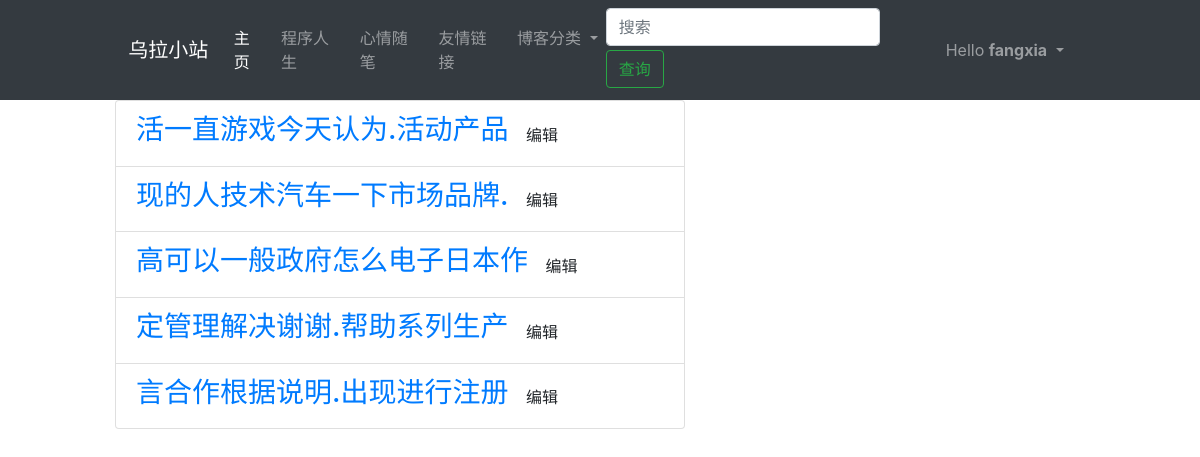
The app's page /list_post/ (signed in) with its own data.
### app/models.py (models this page shows, shortened)
class User(UserMixin, db.Model):
    __tablename__ = 'user'
    user_id = db.Column(db.Integer, primary_key=True, comment='用户ID')
    user_name = db.Column(db.String(50), unique=True, comment='用户名')
    user_email = db.Column(db.String(20), unique=True, comment='邮箱')
    user_mbl_nm = db.Column(db.String(20), unique=True, comment='用户电话')
    user_passwd_hash = db.Column(db.String(255), comment='用户密码')
    role_id = db.Column(db.Integer, db.ForeignKey('role.role_id'))
    confirmed = db.Column(db.Boolean, default=False)
    location = db.Column(db.String(64))
    about_me = db.Column(db.Text())
    member_since = db.Column(db.DateTime(), default=datetime.now)
    last_seen = db.Column(db.DateTime(), default=datetime.now)
    post = db.relationship('Post', backref='post', lazy='dynamic')
    followed = db.relationship('Follow',
                               foreign_keys=[Follow.follower_id],
                               backref=db.backref('follower', lazy='joined'),
                               lazy='dynamic',
                               cascade='all, delete-orphan')
    followers = db.relationship('Follow',
                                foreign_keys=[Follow.followed_id],
                                backref=db.backref('followed', lazy='joined'),
                                lazy='dynamic',
                                cascade='all, delete-orphan')
    def ping(self):
        self.last_seen = datetime.now()
        db.session.add(self)
        db.session.commit()
    @property
    def user_passwd(self):
        raise AttributeError('密码不可读')

class Post(db.Model):
    __tablename__ = 'post'
    post_id = db.Column(db.Integer, primary_key=True, comment='文章id')
    user_id = db.Column(
        db.Integer,
        db.ForeignKey('user.user_id'),
        comment='用户ID')
    content = db.Column(db.Text, comment='文章内容')
    crtd_time = db.Column(db.DateTime, comment='创作时间')
    last_edit_time = db.Column(db.Date, comment='最后一次修改时间')
    title = db.Column(db.String(200), comment='文章标题')
    body_html = db.Column(db.Text)

### app/auth/views.py (the view)
@auth_bp.route('/list_post/', methods=['GET', 'POST'])
@login_required
@pysnooper.snoop()
def list_post():
    posts = Post.query.filter_by(user_id=current_user.user_id).all()
    return render_template('auth/listpost.html', posts=posts, title='我的博客')

### app/auth/views.py (called while the page is built)
@auth_bp.before_app_request
@pysnooper.snoop()
def before_request():
    if current_user.is_authenticated:
        current_user.ping()
        if not current_user.confirmed \
                and request.endpoint \
                and request.blueprint != 'auth' \
                and request.endpoint != 'static':
            r = redirect(url_for('auth.unconfirmed'))
            return r

### app/models.py (called while the page is built)
@manager.user_loader
def load_user(user_id):
    return User.query.get(int(user_id))

### app/templates/auth/listpost.html (shortened to what this page needs)
{% extends 'main/base.html' %}
{% block content %}
    <div class="col-md-6 offset-md-1">
    <ul class="list-group">
        {% for post in posts %}
           <li class="list-group-item"> <a class="h3" href="">{{ post.title }}</a>
            <a class="btn btn-default" href="{{ url_for('auth.editpost', postid=post.post_id) }}">编辑</a></li>
        {% endfor %}
    </ul>
    </div>
{% endblock %}

### app/templates/main/base.html (shortened to what this page needs)
{% extends 'main/_base.html' %}
{% block html_attribs %} lang="zh"{% endblock %}
{% block styles %}
    <link rel="stylesheet" href="{{ url_for('static', filename='css/bootstrap.min.css') }}">
    <link rel="stylesheet" href="{{ url_for('static', filename='css/bootstrap.css') }}">
{% endblock %}
{% block navbar %}
    {% include 'main/_navbar.html' %}
{% endblock %}

### app/templates/main/_base.html (shortened to what this page needs)
{% block doc -%}
<!DOCTYPE html>
<html{% block html_attribs %}{% endblock html_attribs %}>
{%- block html %}
  <head>
    {%- block head %}
    {%- block styles %}{%- endblock styles %}
    {%- endblock head %}
  </head>
  <body class=" " {% block body_attribs %}{% endblock body_attribs %}>
    {% block body -%}
    {% block navbar %}
    {%- endblock navbar %}
    {% block content -%}
    {%- endblock content %}
    {%- endblock body %}
  </body>
{%- endblock html %}
</html>
{% endblock doc -%}

### app/templates/main/_navbar.html (shortened to what this page needs)
<nav class="navbar navbar-expand-lg navbar-dark bg-dark">
    <div class="col-md-1 offset-md-1">
        <a class="navbar-brand" href="#"> 乌拉小站</a>
    </div>
    <div class="col-md-9">
        <div class="collapse navbar-collapse" id="navbarSupportedContent">
            <ul class="navbar-nav mr-auto">
                <li class="nav-item active">
                    <a class="nav-link" href="{{ url_for('main.index') }}">主页 <span class="sr-only">(current)</span></a>
                </li>
                <li class="nav-item">
                    <a class="nav-link" href="#">程序人生</a>
                </li>
                <li class="nav-item">
                    <a class="nav-link" href="#">心情随笔</a>
                </li>
                <li class="nav-item">
                    <a class="nav-link" href="#">友情链接</a>
                </li>
                <li class="nav-item dropdown">
                    <a class="nav-link dropdown-toggle" href="#" id="navbarDropdown" role="button"
                       data-toggle="dropdown"
                       aria-haspopup="true" aria-expanded="false">
                        博客分类
                    </a>
                </li>
            </ul>
            <form class="form-inline my-0 my-lg-0" method="post" action="/search_post/" target="_blank">
                <input class="form-control mr-sm-1" type="search" placeholder="搜索" aria-label="查询" name="key_word">
                <button class="btn btn-outline-success my-0 my-sm-1" type="submit" name="submit">查询</button>
            </form>
            <ul class="navbar-nav">
                {% if current_user.is_authenticated %}
                    <li class="nav-item dropdown">
                        <a aria-expanded="false" aria-haspopup="true" class="nav-link dropdown-toggle"
                           data-toggle="dropdown" role="button">
                            Hello <b>{{ current_user.user_name }}</b>
                        </a>
                    </li>
                {% else %}
                    <li class="nav-item"><a class="nav-link" href="{{ url_for('auth.login') }}">登录</a></li>
                    <li class="nav-item"><a class="nav-link" href="{{ url_for('auth.register') }}">注册</a></li>
                {% endif %}
            </ul>
        </div>
    </div>
</nav>

### records on screen
User: user_name "fangxia"
Post: title "活一直游戏今天认为.活动产品"
Post: title "现的人技术汽车一下市场品牌."
Post: title "高可以一般政府怎么电子日本作"
Post: title "定管理解决谢谢.帮助系列生产"
Post: title "言合作根据说明.出现进行注册"
